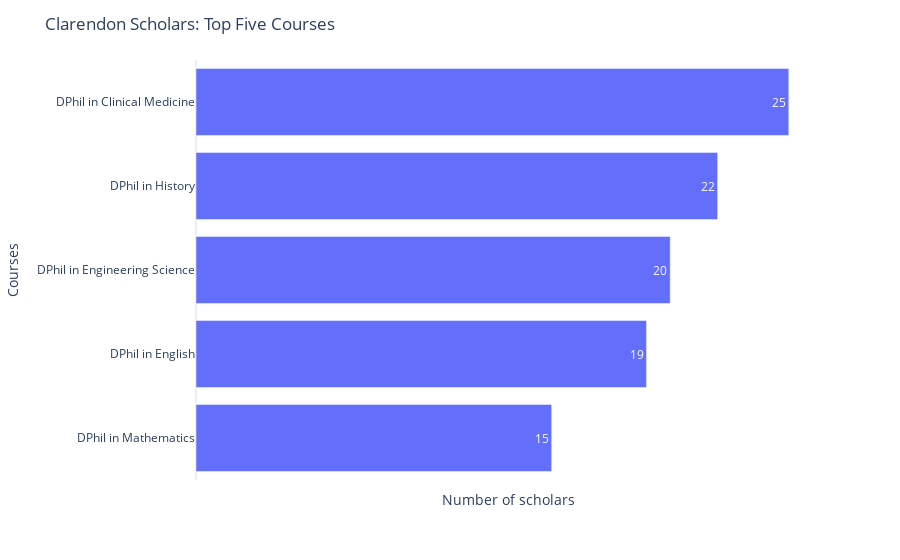

Here is the notebook cell this chart was saved with:
### Markdown cell above
**c. Clarendon Scholars by Course**

### Code cell
scholas_by_course = scholar_data["Course"].value_counts()[:5]
create_barchart(scholas_by_course, "Courses", "Clarendon Scholars: Top Five Courses")

### Figure 1 — Plotly figure (JSON) as saved in the notebook; plotly's stock layout.template omitted (floating-point values rounded to 4 significant figures)
{"data": [{"alignmentgroup": "True", "hovertemplate": "x=%{x}<br>index=%{y}<br>text=%{text}<extra></extra>", "legendgroup": "", "marker": {"color": "#636efa", "pattern": {"shape": ""}}, "name": "", "offsetgroup": "", "orientation": "h", "showlegend": false, "text": [25, 22, 20, 19, 15], "textposition": "inside", "type": "bar", "x": [25, 22, 20, 19, 15], "xaxis": "x", "y": ["DPhil in Clinical Medicine", "DPhil in History", "DPhil in Engineering Science", "DPhil in English", "DPhil in Mathematics"], "yaxis": "y"}], "layout": {"barmode": "relative", "legend": {"tracegroupgap": 0}, "margin": {"t": 60}, "title": {"text": "Clarendon Scholars: Top Five Courses"}, "uniformtext": {"minsize": 8, "mode": "hide"}, "xaxis": {"anchor": "y", "domain": [0, 1], "showgrid": false, "showticklabels": false, "title": {"text": "Number of scholars"}}, "yaxis": {"anchor": "x", "categoryorder": "total ascending", "domain": [0, 1], "title": {"text": "Courses"}}}}
